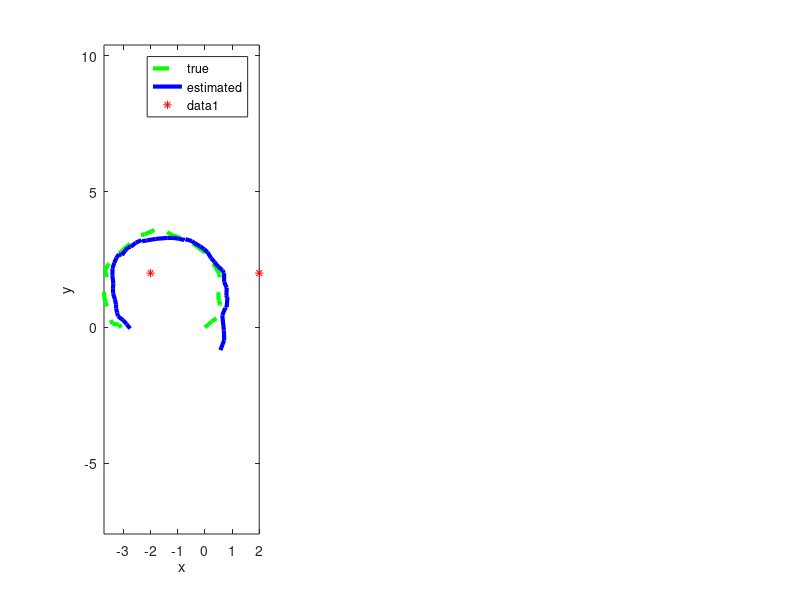

MATLAB code to generate this figure: (Note: this script raises an error after producing the figure.)
%Homework #5 Problem 3b
%Nathan Dordai
%Adapted from code on course website
function f = uni_ekf_test2_Nathan_Dordai
% EN530.603 Extended Kalman filtering of the unicycle with bearing and range measurements
% 
% M. Kobilarov , marin(at)jhu.edu

clear

%rng('default')
rng(10212)

S.bearing_only = 1;

% single beacon at (-2,2) : system is unobservable
%S.pbs = [-2;
%         2];    % beacon positions

% two beacons at (-2,2) and (2,2) : system is observable (two or more)
S.pbs = [-2, 2;
         2, 2];    % beacon positions

nb = size(S.pbs,2); % number of beacons

if S.bearing_only
  S.h = @b_h;    % bearing sensing
  S.r = nb;      % measurement dimension  
  S.R = .4*diag(repmat([.1], nb, 1));
else
  S.h = @br_h;   % bearing-reange sensing
  S.r = 2*nb;      % measurement dimension
  S.R = .4*diag(repmat([.1; .01], nb, 1));
end

S.n = 3;       % state dimension
S.f = @uni_f;  % mobile-robot dynamics

% timing
dt = .1;
%N = 2580;
N = 50;
T = dt*N;
S.dt = dt;

% noise models
S.Q = .3*dt*diag([.1 .1 .01]);


% initial mean and covariance
xt = [0; 0; pi/4]; % true state

P = .2*diag([1 1 .1]) % covariance
x = xt + sqrt(P)*randn(S.n, 1); % initial estimate with added noise

xts = zeros(S.n, N+1); % true states
xs = zeros(S.n, N+1);  % estimated states
Ps = zeros(S.n, S.n, N+1); % estimated covariances
ts = zeros(N+1,1); % times

zs = zeros(S.r, N);  % measurements

xts(:, 1) = xt;
xs(:, 1) = x;
Ps(:, :, 1) = P;
ts(1) = 0;

ds = zeros(S.n, N+1);  % errors
ds(:,1) = x - xt;

for k=1:N,
  u = dt*[2; 1];  % known controls
  
  xts(:,k+1) = S.f(xts(:,k), u, S) + sqrt(S.Q)*randn(3,1);  % true state

  [x,P] = ekf_predict(x, P, u, S);  % predict
  ts(k+1) = k*dt;
  
  z = S.h(xts(:,k+1), S) + sqrt(S.R)*randn(S.r,1);  % generate measurement  
  [x,P] = ekf_correct(x, P, z, S);  % correct
  
  xs(:,k+1) = x;
  Ps(:,:,k+1) = P;

  zs(:,k) = z;
  ds(:,k+1) = x - xts(:,k+1);  % actual estimate error
  ds(:,k+1) = fix_state(ds(:,k+1));
end

subplot(1, 3, 1)

plot(xts(1,:), xts(2,:), '--g','LineWidth',3)
hold on
plot(xs(1,:), xs(2,:), '-b','LineWidth',3)
legend('true', 'estimated')

xlabel('x')
ylabel('y')
axis equal
axis xy

% beacon
plot(S.pbs(1,:), S.pbs(2,:), '*r');

for k=1:1:N
  plotcov2(xs(1:2,k), 1.96^2*Ps(1:2,1:2,k));
end
quiver(xts(1,:), xts(2,:), .5*cos(xts(3,:)), .5*sin(xts(3,:)),'g');
quiver(xs(1,:), xs(2,:), .5*cos(xs(3,:)), .5*sin(xs(3,:)),'b');

subplot(1,3,2)

plot(ds')

mean(sqrt(sum(ds.*ds, 1)))
xlabel('k')
ylabel('meters or radians')
legend('e_x','e_y','e_\theta')

subplot(1,3,3)

plot(ts, reshape(sqrt(Ps(1,1,:)),N+1,1), ...
     ts, reshape(sqrt(Ps(2,2,:)),N+1,1), ...
     ts, reshape(sqrt(Ps(3,3,:)),N+1,1));
legend('\sigma_x','\sigma_y','\sigma_\theta')

xlabel('t')
ylabel('meters or radians')


function [x, varargout] = uni_f(x, u, S)
% dynamical model of the unicycle
c = cos(x(3));
s = sin(x(3));

x = [x(1) + c*u(1);
     x(2) + s*u(1);
     x(3) + u(2)];

x = fix_state(x, S);

if nargout > 1
  % F-matrix
  varargout{1} = [1, 0, -s*u(1);
                  0, 1, c*u(1); 
                  0 0 1];
end


function [y, varargout] = br_h(x, S)

p = x(1:2);

y = [];
H = [];
for i=1:size(S.pbs, 2)
  pb = S.pbs(:, i); %i-th beacon
  d = pb - p;
  r = norm(d);
  
  th = fangle(atan2(d(2), d(1)) - x(3));
  y = [y; th; r];
  
  if nargout > 1
    % H-matrix
    H = [H;
         d(2)/r^2, -d(1)/r^2, -1;
         -d'/r, 0];
  end
end

if nargout > 1  
  varargout{1} = H;
end


function [y, varargout] = b_h(x, S)

p = x(1:2);

y = [];
H = [];
for i=1:size(S.pbs, 2)
  pb = S.pbs(:, i); %i-th beacon
  d = pb - p;
  r = norm(d);
  
  th = fangle(atan2(d(2), d(1)) - x(3));
  y = [y; th];
  
  if nargout > 1
    % H-matrix
    H = [H;
         d(2)/r^2, -d(1)/r^2, -1];
  end
end

if nargout > 1  
  varargout{1} = H;
end



function [x,P] = ekf_predict(x, P, u, S)

[x, F] = S.f(x, u, S);
x = fix_state(x, S);  % fix any [-pi,pi] issues
P = F*P*F' + S.Q;


function [x,P] = ekf_correct(x, P, z, S)

[y, H] = S.h(x, S);
P = P - P*H'*inv(H*P*H' + S.R)*H*P;
K = P*H'*inv(S.R);

e = z - y;
e = fix_meas(e, S);  % fix any [-pi,pi] issues
x = x + K*e;


function x = fix_state(x, S)
x(3) = fangle(x(3));

function z = fix_meas(z, S)
z
S.r
for i=1:size(S.pbs,2)
  if S.bearing_only
    z(i) = fangle(z(i));
  else
    z(2*i-1) = fangle(z(2*i-1));
  end
end

function a = fangle(a)
% make sure angle is between -pi and pi
a = mod(a,2*pi);
if a < -pi
  a = a + 2*pi;
else
  if a > pi
    a = a - 2*pi;
  end
end